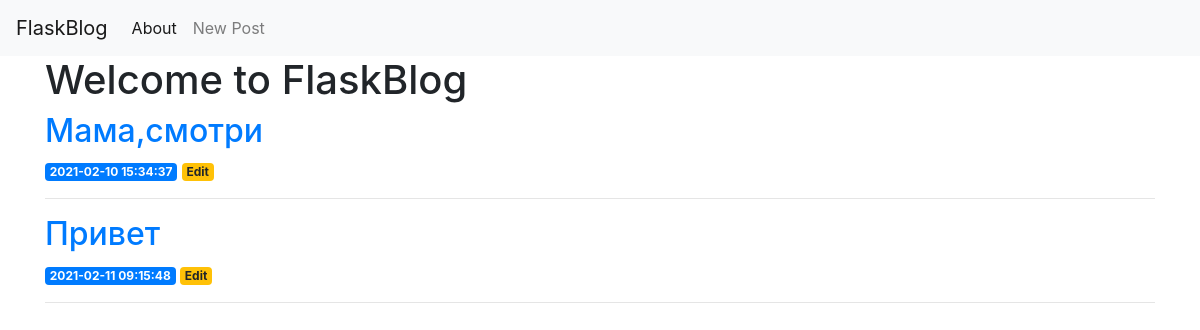
Before: / with the older database file.
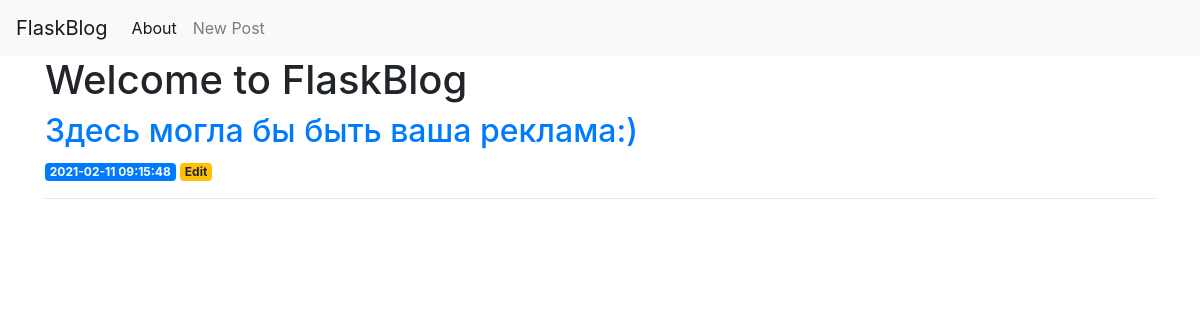
After: the same page with the newer database file.
### tables this page shows
CREATE TABLE posts (
    id INTEGER PRIMARY KEY AUTOINCREMENT,
    created TIMESTAMP NOT NULL DEFAULT CURRENT_TIMESTAMP,
    title TEXT NOT NULL,
    content TEXT NOT NULL
);

### app.py (the view)
@app.route('/')
def index():
    conn = get_db_connection()
    posts = conn.execute('SELECT * FROM posts').fetchall()
    conn.close()
    return render_template('index.html', posts=posts)

### app.py (called while the page is built)
def get_db_connection():
    conn = sqlite3.connect('database.db')
    conn.row_factory = sqlite3.Row
    return conn

### templates/index.html
{% extends 'base.html' %}
{% block content %}
    <h1>{% block title %} Welcome to FlaskBlog {% endblock %}</h1>
    {% for post in posts %}
        <a href="{{ url_for('post', post_id=post['id']) }}">
            <h2>{{ post['title'] }}</h2>
        </a>
        <span class="badge badge-primary">{{ post['created'] }}</span>
        <a href="{{ url_for('edit', id=post['id']) }}">
            <span class="badge badge-warning">Edit</span>
        </a>
        <hr>
    {% endfor %}
{% endblock %}

### templates/base.html (shortened to what this page needs)
<!doctype html>
<html lang="en">
  <head>
    <link rel="stylesheet" href="https://stackpath.bootstrapcdn.com/bootstrap/4.3.1/css/bootstrap.min.css">
  </head>
  <body>
    <nav class="navbar navbar-expand-md navbar-light bg-light">
        <a class="navbar-brand" href="{{ url_for('index')}}">FlaskBlog</a>
        <div class="collapse navbar-collapse" id="navbarNav">
            <ul class="navbar-nav">
            <li class="nav-item active">
                <a class="nav-link" href="#">About</a>
            </li>
            <li class="nav-item">
            <a class="nav-link" href="{{url_for('create')}}">New Post</a>
            </li>
            </ul>
        </div>
    </nav>
    <div class="container">
        {% block content %} {% endblock %}
    </div>
  </body>
</html>

Changed rows visible on the page:
removed posts: title "Мама,смотри", created "2021-02-10 15:34:37"
changed posts: title "Привет" → "Здесь могла бы быть ваша реклама:)"
